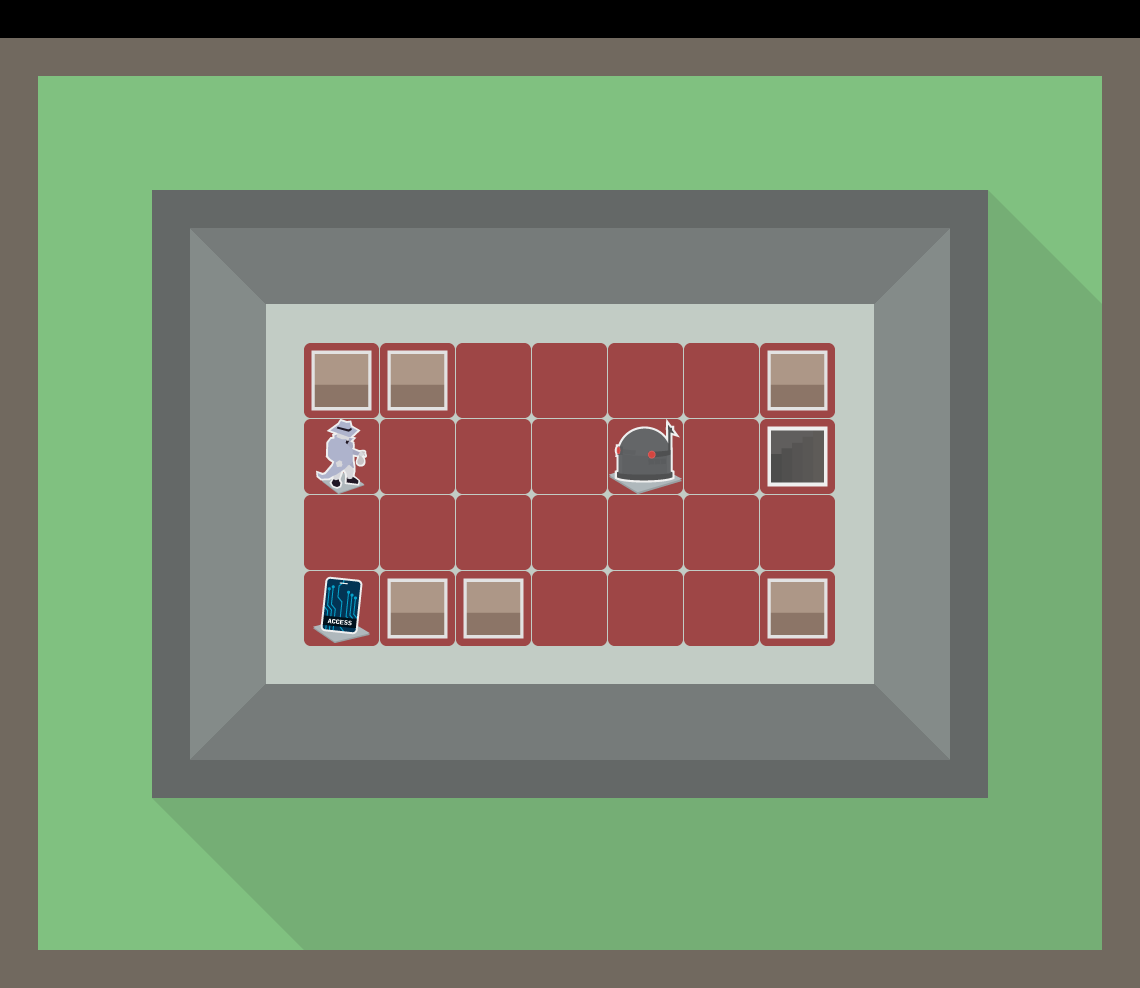

The image is a tile-based game level rendered from a .tmx file. Its description and complete source (layers, tilesets, objects, tile grids) follow:
An orthogonal 30x26 tile map with 38x38 px tiles, 3 tile layers (Background, Ground, Foreground), 2 tilesets.

<map version="1.2" tiledversion="1.2.4" orientation="orthogonal" renderorder="right-down" width="30" height="26" tilewidth="38" tileheight="38" infinite="0" nextlayerid="4" nextobjectid="17">
 <tileset firstgid="1" name="tiles" tilewidth="75" tileheight="75" tilecount="12" columns="4">
  <image source="tiles.png" width="300" height="225" />
 </tileset>
 <tileset firstgid="13" name="hq" tilewidth="38" tileheight="38" tilecount="100" columns="10">
  <image source="tilesets/hq.png" width="380" height="380" />
 </tileset>
 <layer id="1" name="Background" width="30" height="26">
  <data encoding="csv">
0,0,0,0,0,0,0,0,0,0,0,0,0,0,0,0,0,0,0,0,0,0,0,0,0,0,0,0,0,0,
17,17,17,17,17,17,17,17,17,17,17,17,17,17,17,17,17,17,17,17,17,17,17,17,17,17,17,17,17,17,
17,24,24,24,24,24,24,24,24,24,24,24,24,24,24,24,24,24,24,24,24,24,24,24,24,24,24,24,24,17,
17,24,24,24,24,24,24,24,24,24,24,24,24,24,24,24,24,24,24,24,24,24,24,24,24,24,24,24,24,17,
17,24,24,24,24,24,24,24,24,24,24,24,24,24,24,24,24,24,24,24,24,24,24,24,24,24,24,24,24,17,
17,24,24,24,36,36,36,36,36,36,36,36,36,36,36,36,36,36,36,36,36,36,36,36,36,36,41,24,24,17,
17,24,24,24,36,46,47,47,47,47,47,47,47,47,47,47,47,47,47,47,47,47,47,47,49,36,61,41,24,17,
17,24,24,24,36,66,46,47,47,47,47,47,47,47,47,47,47,47,47,47,47,47,47,49,66,36,61,61,41,17,
17,24,24,24,36,66,66,67,67,67,67,67,67,67,67,67,67,67,67,67,67,67,67,66,66,36,61,61,61,17,
17,24,24,24,36,66,66,67,67,67,67,67,67,67,67,67,67,67,67,67,67,67,67,66,66,36,61,61,61,17,
17,24,24,24,36,66,66,67,67,67,67,67,67,67,67,67,67,67,67,67,67,67,67,66,66,36,61,61,61,17,
17,24,24,24,36,66,66,67,67,67,67,67,67,67,67,67,67,67,67,67,67,67,67,66,66,36,61,61,61,17,
17,24,24,24,36,66,66,67,67,67,67,67,67,67,67,67,67,67,67,67,67,67,67,66,66,36,61,61,61,17,
17,24,24,24,36,66,66,67,67,67,67,67,67,67,67,67,67,67,67,67,67,67,67,66,66,36,61,61,61,17,
17,24,24,24,36,66,66,67,67,67,67,67,67,67,67,67,67,67,67,67,67,67,67,66,66,36,61,61,61,17,
17,24,24,24,36,66,66,67,67,67,67,67,67,67,67,67,67,67,67,67,67,67,67,66,66,36,61,61,61,17,
17,24,24,24,36,66,66,67,67,67,67,67,67,67,67,67,67,67,67,67,67,67,67,66,66,36,61,61,61,17,
17,24,24,24,36,66,66,67,67,67,67,67,67,67,67,67,67,67,67,67,67,67,67,66,66,36,61,61,61,17,
17,24,24,24,36,66,76,47,47,47,47,47,47,47,47,47,47,47,47,47,47,47,47,79,66,36,61,61,61,17,
17,24,24,24,36,76,47,47,47,47,47,47,47,47,47,47,47,47,47,47,47,47,47,47,79,36,61,61,61,17,
17,24,24,24,36,36,36,36,36,36,36,36,36,36,36,36,36,36,36,36,36,36,36,36,36,36,61,61,61,17,
17,24,24,24,95,61,61,61,61,61,61,61,61,61,61,61,61,61,61,61,61,61,61,61,61,61,61,61,61,17,
17,24,24,24,24,95,61,61,61,61,61,61,61,61,61,61,61,61,61,61,61,61,61,61,61,61,61,61,61,17,
17,24,24,24,24,24,95,61,61,61,61,61,61,61,61,61,61,61,61,61,61,61,61,61,61,61,61,61,61,17,
17,24,24,24,24,24,24,95,61,61,61,61,61,61,61,61,61,61,61,61,61,61,61,61,61,61,61,61,61,17,
17,17,17,17,17,17,17,17,17,17,17,17,17,17,17,17,17,17,17,17,17,17,17,17,17,17,17,17,17,17
</data>
 </layer>
 <layer id="2" name="Ground" width="30" height="26" locked="1">
  <data encoding="csv">
0,0,0,0,0,0,0,0,0,0,0,0,0,0,0,0,0,0,0,0,0,0,0,0,0,0,0,0,0,0,
0,0,0,0,0,0,0,0,0,0,0,0,0,0,0,0,0,0,0,0,0,0,0,0,0,0,0,0,0,0,
0,0,0,0,0,0,0,0,0,0,0,0,0,0,0,0,0,0,0,0,0,0,0,0,0,0,0,0,0,0,
0,0,0,0,0,0,0,0,0,0,0,0,0,0,0,0,0,0,0,0,0,0,0,0,0,0,0,0,0,0,
0,0,0,0,0,0,0,0,0,0,0,0,0,0,0,0,0,0,0,0,0,0,0,0,0,0,0,0,0,0,
0,0,0,0,0,0,0,0,0,0,0,0,0,0,0,0,0,0,0,0,0,0,0,0,0,0,0,0,0,0,
0,0,0,0,0,0,0,0,0,0,0,0,0,0,0,0,0,0,0,0,0,0,0,0,0,0,0,0,0,0,
0,0,0,0,0,0,0,0,0,0,0,0,0,0,0,0,0,0,0,0,0,0,0,0,0,0,0,0,0,0,
0,0,0,0,0,0,0,0,0,0,0,0,0,0,0,0,0,0,0,0,0,0,0,0,0,0,0,0,0,0,
0,0,0,0,0,0,0,0,0,0,0,0,0,0,0,0,0,0,0,0,0,0,0,0,0,0,0,0,0,0,
0,0,0,0,0,0,0,0,6,0,6,0,6,0,6,0,6,0,6,0,6,0,0,0,0,0,0,0,0,0,
0,0,0,0,0,0,0,0,0,0,0,0,0,0,0,0,0,0,0,0,0,0,0,0,0,0,0,0,0,0,
0,0,0,0,0,0,0,0,6,0,6,0,6,0,6,0,6,0,6,0,6,0,0,0,0,0,0,0,0,0,
0,0,0,0,0,0,0,0,0,0,0,0,0,0,0,0,0,0,0,0,0,0,0,0,0,0,0,0,0,0,
0,0,0,0,0,0,0,0,6,0,6,0,6,0,6,0,6,0,6,0,6,0,0,0,0,0,0,0,0,0,
0,0,0,0,0,0,0,0,0,0,0,0,0,0,0,0,0,0,0,0,0,0,0,0,0,0,0,0,0,0,
0,0,0,0,0,0,0,0,6,0,6,0,6,0,6,0,6,0,6,0,6,0,0,0,0,0,0,0,0,0,
0,0,0,0,0,0,0,0,0,0,0,0,0,0,0,0,0,0,0,0,0,0,0,0,0,0,0,0,0,0,
0,0,0,0,0,0,0,0,0,0,0,0,0,0,0,0,0,0,0,0,0,0,0,0,0,0,0,0,0,0,
0,0,0,0,0,0,0,0,0,0,0,0,0,0,0,0,0,0,0,0,0,0,0,0,0,0,0,0,0,0,
0,0,0,0,0,0,0,0,0,0,0,0,0,0,0,0,0,0,0,0,0,0,0,0,0,0,0,0,0,0,
0,0,0,0,0,0,0,0,0,0,0,0,0,0,0,0,0,0,0,0,0,0,0,0,0,0,0,0,0,0,
0,0,0,0,0,0,0,0,0,0,0,0,0,0,0,0,0,0,0,0,0,0,0,0,0,0,0,0,0,0,
0,0,0,0,0,0,0,0,0,0,0,0,0,0,0,0,0,0,0,0,0,0,0,0,0,0,0,0,0,0,
0,0,0,0,0,0,0,0,0,0,0,0,0,0,0,0,0,0,0,0,0,0,0,0,0,0,0,0,0,0,
0,0,0,0,0,0,0,0,0,0,0,0,0,0,0,0,0,0,0,0,0,0,0,0,0,0,0,0,0,0
</data>
 </layer>
 <layer id="3" name="Foreground" width="30" height="26">
  <data encoding="csv">
0,0,0,0,0,0,0,0,0,0,0,0,0,0,0,0,0,0,0,0,0,0,0,0,0,0,0,0,0,0,
0,0,0,0,0,0,0,0,0,0,0,0,0,0,0,0,0,0,0,0,0,0,0,0,0,0,0,0,0,0,
0,0,0,0,0,0,0,0,0,0,0,0,0,0,0,0,0,0,0,0,0,0,0,0,0,0,0,0,0,0,
0,0,0,0,0,0,0,0,0,0,0,0,0,0,0,0,0,0,0,0,0,0,0,0,0,0,0,0,0,0,
0,0,0,0,0,0,0,0,0,0,0,0,0,0,0,0,0,0,0,0,0,0,0,0,0,0,0,0,0,0,
0,0,0,0,0,0,0,0,0,0,0,0,0,0,0,0,0,0,0,0,0,0,0,0,0,0,0,0,0,0,
0,0,0,0,0,0,0,0,0,0,0,0,0,0,0,0,0,0,0,0,0,0,0,0,0,0,0,0,0,0,
0,0,0,0,0,0,0,0,0,0,0,0,0,0,0,0,0,0,0,0,0,0,0,0,0,0,0,0,0,0,
0,0,0,0,0,0,0,0,0,0,0,0,0,0,0,0,0,0,0,0,0,0,0,0,0,0,0,0,0,0,
0,0,0,0,0,0,0,0,0,0,0,0,0,0,0,0,0,0,0,0,0,0,0,0,0,0,0,0,0,0,
0,0,0,0,0,0,0,0,1,0,1,0,0,0,0,0,0,0,0,0,1,0,0,0,0,0,0,0,0,0,
0,0,0,0,0,0,0,0,0,0,0,0,0,0,0,0,0,0,0,0,0,0,0,0,0,0,0,0,0,0,
0,0,0,0,0,0,0,0,8,0,0,0,0,0,0,0,7,0,0,0,2,0,0,0,0,0,0,0,0,0,
0,0,0,0,0,0,0,0,0,0,0,0,0,0,0,0,0,0,0,0,0,0,0,0,0,0,0,0,0,0,
0,0,0,0,0,0,0,0,0,0,0,0,0,0,0,0,0,0,0,0,0,0,0,0,0,0,0,0,0,0,
0,0,0,0,0,0,0,0,0,0,0,0,0,0,0,0,0,0,0,0,0,0,0,0,0,0,0,0,0,0,
0,0,0,0,0,0,0,0,10,0,1,0,1,0,0,0,0,0,0,0,1,0,0,0,0,0,0,0,0,0,
0,0,0,0,0,0,0,0,0,0,0,0,0,0,0,0,0,0,0,0,0,0,0,0,0,0,0,0,0,0,
0,0,0,0,0,0,0,0,0,0,0,0,0,0,0,0,0,0,0,0,0,0,0,0,0,0,0,0,0,0,
0,0,0,0,0,0,0,0,0,0,0,0,0,0,0,0,0,0,0,0,0,0,0,0,0,0,0,0,0,0,
0,0,0,0,0,0,0,0,0,0,0,0,0,0,0,0,0,0,0,0,0,0,0,0,0,0,0,0,0,0,
0,0,0,0,0,0,0,0,0,0,0,0,0,0,0,0,0,0,0,0,0,0,0,0,0,0,0,0,0,0,
0,0,0,0,0,0,0,0,0,0,0,0,0,0,0,0,0,0,0,0,0,0,0,0,0,0,0,0,0,0,
0,0,0,0,0,0,0,0,0,0,0,0,0,0,0,0,0,0,0,0,0,0,0,0,0,0,0,0,0,0,
0,0,0,0,0,0,0,0,0,0,0,0,0,0,0,0,0,0,0,0,0,0,0,0,0,0,0,0,0,0,
0,0,0,0,0,0,0,0,0,0,0,0,0,0,0,0,0,0,0,0,0,0,0,0,0,0,0,0,0,0
</data>
 </layer>
</map>
